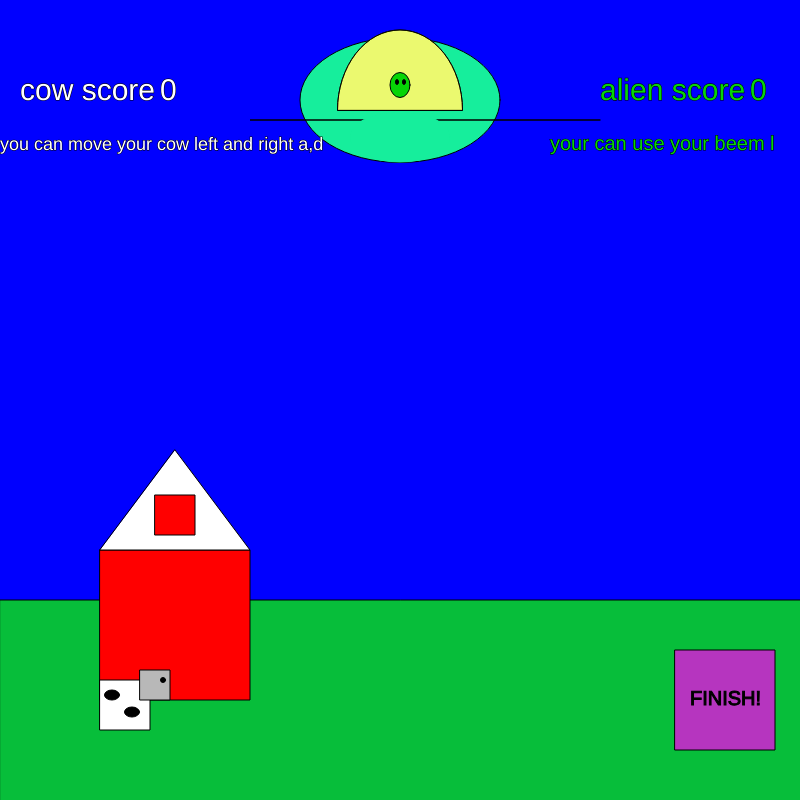
Frame 1 (no input)
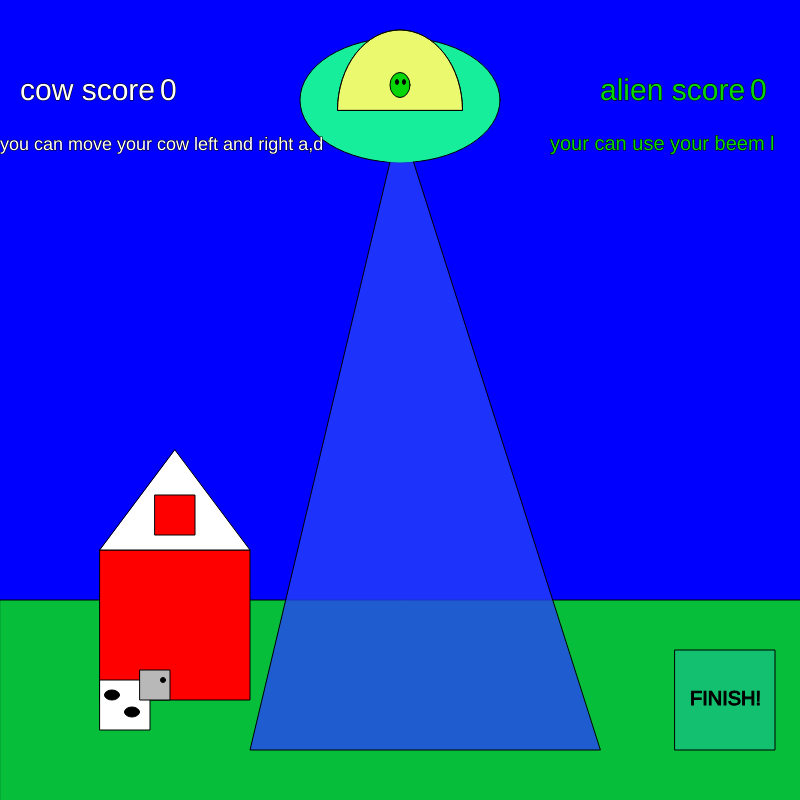
Frame 60 (no input)
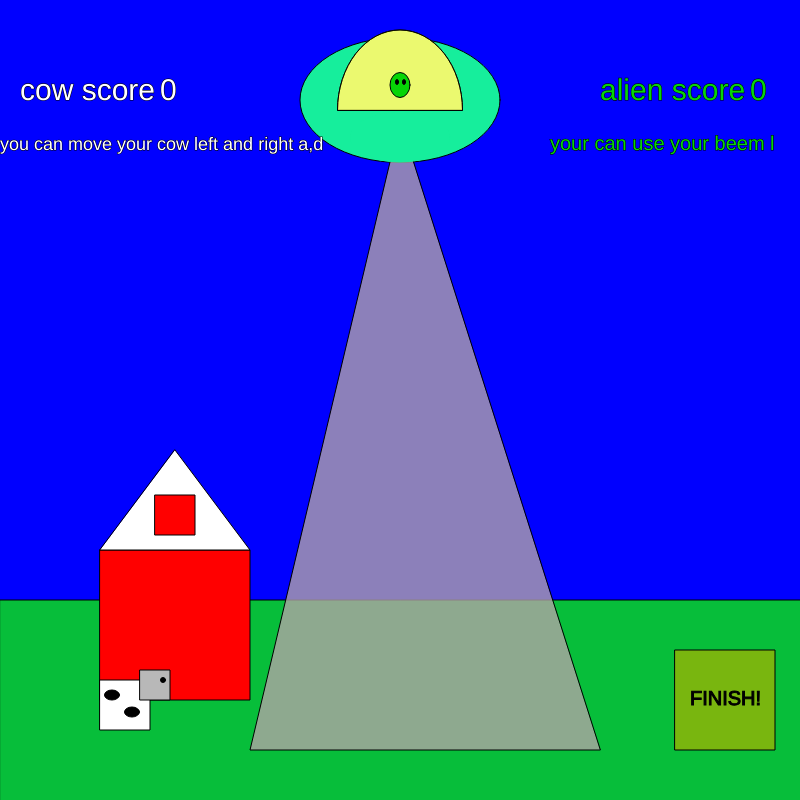
Frame 120 (the mouse pressed at the canvas centre since frame 60)

The p5.js sketch that drew these frames (run headless with seeded random() and noise() and a simulated clock; from frame 60 on, the mouse is pressed at the canvas centre):

// p5.js sketch
// ── sketch.js
var beem = 120;
var cowX = 100;
var cowY = 680;
var beemon = 150;
var alienX = 400;
var alienY = 110;
var finishX = 675;
var finishY = 650;
var alienscore = 0;
var cowscore = 0;
var astroidY1 = 1000;
var astroidY2 = 1000;
var astroidY3 = 1000;
var speed = 8;
function setup() {
  createCanvas(800, 800);
}

function draw() {
  stroke("black");
  background(0, 0, 255);

  fill("#16EE9C");
  ellipse(400, 100, 200, 125);

  stroke("black");
  fill("#07BE3A");
  rect(0, 600, 1000);

  fill("red");
  rect(100, 550, 150);

  fill("white");
  triangle(100, 550, 250, 550, 175, 450);

  fill("red");
  rect(155, 495, 40);

  fill("white");
  arc(400, 110, 125, 160, PI, 0, CHORD);

  fill("rgba(223,245,27,0.63)");
  arc(400, 110, 125, 160, PI, 0, CHORD);

  fill(random(255), random(255), random(255));
  rect(finishX, finishY, 100, 100);
  fill("black");
  textSize(20);
  text("FINISH!", finishX + 15, finishY + 55);
  
  fill('rgb(7,213,7)')
  text('your can use your beem l',550,150)

  fill("white");
  rect(cowX, cowY, 50);
  fill("black");
  ellipse(cowX + 12, cowY + 15, 15, 10);
  ellipse(cowX + 32, cowY + 32, 15, 10);
  fill("rgb(184,184,184)");
  rect(cowX + 40, cowY - 10, 30, 30);
  fill("black");
  ellipse(cowX + 63, cowY, 5, 5);

  fill("rgb(7,213,7)");
  ellipse(alienX, alienY - 25, 20, 25);
  fill("black");
  ellipse(alienX - 3, alienY - 28, 3, 5);
  ellipse(alienX - -4, alienY - 28, 3, 5);

  if (cowscore > 10) {
    fill("rgb(71,42,6)");
    ellipse(400, astroidY1, 100, 100);
    fill("rgb(48,27,4)");
    ellipse(380, astroidY1 - 15, 25, 30);
    ellipse(420, astroidY1 + 15, 30, 25);

    fill("rgb(71,42,6)");
    ellipse(150, astroidY2, 100, 100);
    fill("rgb(48,27,4)");
    ellipse(130, astroidY2 - 15, 25, 30);
    ellipse(170, astroidY2 + 15, 30, 25);

    fill("rgb(71,42,6)");
    ellipse(650, astroidY3, 100, 100);
    fill("rgb(48,27,4)");
    ellipse(630, astroidY3 - 15, 25, 30);
    ellipse(670, astroidY3 + 15, 30, 25);

    fill("rgb(7,213,7)");
    text("You can now use astroids h,j,k", 500, 200);
    text("And you cant use your beem", 500, 250);

    if (cowX > 350 && cowX < 450 && astroidY1 > cowY && astroidY1 < cowY + 75) {
      alienscore = alienscore + 1;
      cowX = 100;
    }

    if (cowX > 100 && cowX < 200 && astroidY2 > cowY && astroidY2 < cowY + 75) {
      alienscore = alienscore + 1;
      cowX = 100;
    }

    if (cowX > 600 && cowX < 700 && astroidY3 > cowY && astroidY3 < cowY + 75) {
      alienscore = alienscore + 1;
      cowX = 100;
    }
  }

  astroidY1 = astroidY1 + speed;
  astroidY2 = astroidY2 + speed + 1;
  astroidY3 = astroidY3 + speed + 2;

  textSize(30);
  fill("rgb(7,213,7)");
  text("alien score", 600, 100);
  text(alienscore, 750, 100);

  textSize(30);
  fill("white");
  text("cow score", 20, 100);
  text(cowscore, 160, 100);

  textSize(18);
  text("you can move your cow left and right a,d", 0, 150);

  beemon = beemon - 1;

  if (beemon > 0 && cowscore <= 10) {
    fill(random(255), random(255), random(255), 200);
    triangle(400, 120, 250, beem, 600, beem);

    fill("#16EE9C");
    stroke("#16EE9C");
    ellipse(400, 137, 100, 50);

    if (cowX > 250 && cowX < 600 && beem > cowY && beemon <= 750) {
      alienscore = alienscore + 1;
      cowX = 100;
    }
  }

  if (cowX > 675 && cowX < 775) {
    cowscore = cowscore + 1;
    cowX = 100;
  }

  beem = beem + 20;
  if (beem > 750) {
    beem = 750;
  }
}

function keyPressed() {
  if (key == "a") {
    cowX = cowX - 20;
  }
  if (key == "d") {
    cowX = cowX + 20;
  }

  if (key == "l" && beemon < -200) {
    beemon = 150;
    beem = 120;
  }

  if (key == "j" && astroidY1 > 800) {
    astroidY1 = 0;
  }

  if (key == "h" && astroidY2 > 800) {
    astroidY2 = 0;
  }

  if (key == "k" && astroidY3 > 800) {
    astroidY3 = 0;
  }
}
